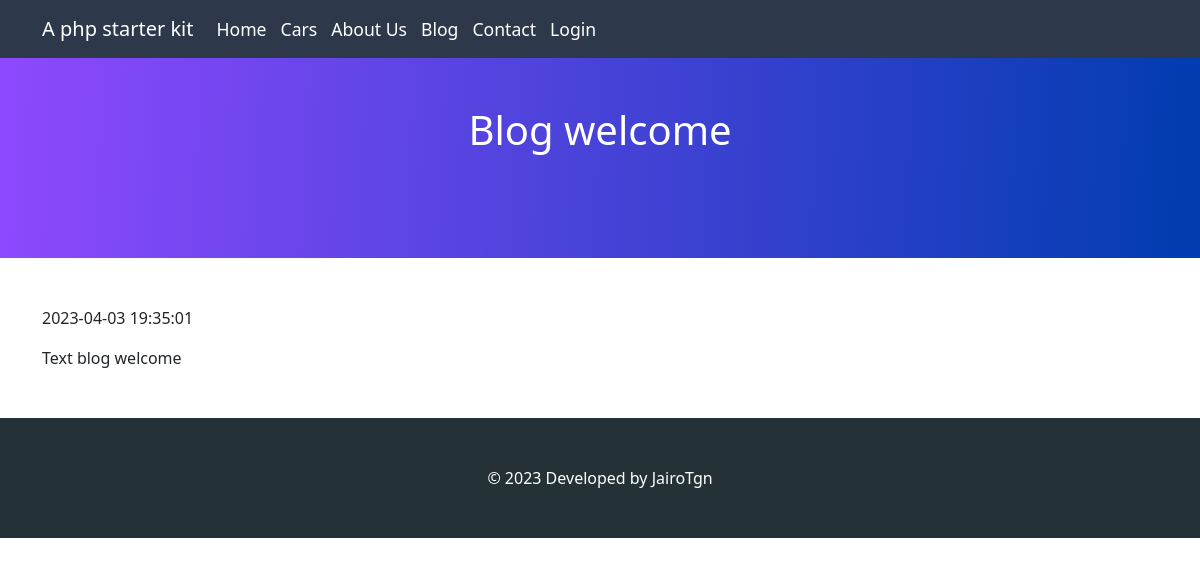
/blog/welcome, run on the app's committed database.
### tables this page shows
CREATE TABLE IF NOT EXISTS `blog` (
  `id` int(11) NOT NULL AUTO_INCREMENT,
  `title` varchar(255) DEFAULT NULL,
  `url` varchar(255) DEFAULT NULL,
  `text` text,
  `dateInsert` datetime DEFAULT NULL,
  PRIMARY KEY (`id`)
);

### index.php (called while the page is built, shortened)
<?php
include 'includes/database.php';
include 'theme/index.php';

### models/blog.php (called while the page is built, shortened)
<?php
class Blog extends Database {
    public static $table = 'blog';
    public static function select($filters = array() ) {
        $mysqli = self::connect();
        $sql    = "SELECT * FROM ".self::$table;
        if (array_key_exists('url', $filters)) {
            $filters['url'] = $mysqli->real_escape_string($filters['url']);
            $sql .= " WHERE url = '".$filters['url']."'";
        }
        $result = $mysqli->query($sql);
        $data   = self::fetch($result);
        return $data;
    }
}

### includes/database.php (called while the page is built, shortened)
<?php
class Database
{
    public static function fetch($resultQuery) {
        $return = array();
        while ($obj = $resultQuery->fetch_object()) {
            $return[] = $obj;
        }
        return $return;
    }
}

### pages/blog-single.php (the view, shortened to what this page needs)
<?php
$blogs = Blog::select(array('url'=>$subpage));
$blog  = $blogs[0];
?>
<header class="bg-secondary text-white">
    <div class="container py-5">
        <h1 class="text-center"><?=$blog->title ?></h1>
    </div>
</header>
<main class="container my-5">
    <p> <?=$blog->dateInsert ?></p>
    <p> <?=$blog->text ?></p>
</main>

### theme/styles.css (style rules this page uses)
header { min-height: 200px; background:linear-gradient(92.72deg,#8e49ff,#003cb0) }

### data on the page
blog: title "Blog welcome", dateInsert "2023-04-03 19:35:01", text "Text blog welcome"

### other printed values
$data['title'] "Home"
$data['title'] "Cars"
$data['title'] "About Us"
$data['title'] "Blog"
$data['title'] "Contact"
$data['title'] "Login"
